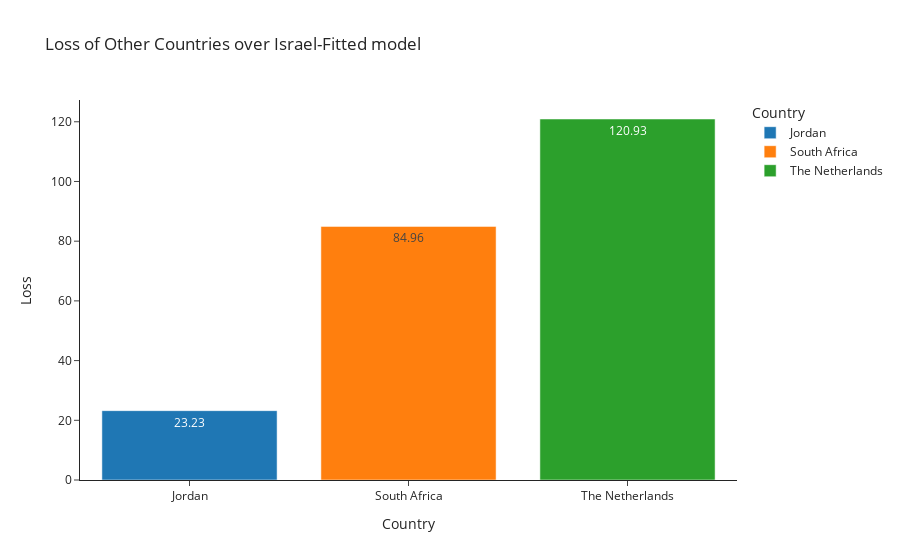

Write notebook code for a chart like this one.
### Code cell
israel_fitted = PolynomialFitting(k=3).fit(israel_df.DayOfYear, israel_df.Temp)
countries = ['South Africa', 'The Netherlands', 'Jordan']

all_losses = df.groupby('Country').apply(lambda x: np.round(israel_fitted.loss(x.DayOfYear, x.Temp), 2))
countries_losses = pd.DataFrame({'Country': all_losses.index, 'Loss': all_losses.values})
countries_losses = countries_losses[countries_losses['Country'].isin(countries)].reset_index(drop=True)

fig_5 = px.bar(countries_losses,
       x='Country', y='Loss',
       text='Loss',
       title='Loss of Other Countries over Israel-Fitted model',
       color='Country')
fig_5.show()
pio.write_image(fig=fig_5, engine='orca', file='other_countries_loss_using_israel_fitted.png')

### Figure 1 — Plotly figure (JSON) as saved in the notebook; plotly's stock layout.template omitted (floating-point values rounded to 4 significant figures)
{"data": [{"alignmentgroup": "True", "hovertemplate": "Country=%{x}<br>Loss=%{text}<extra></extra>", "legendgroup": "Jordan", "marker": {"color": "#1F77B4", "pattern": {"shape": ""}}, "name": "Jordan", "offsetgroup": "Jordan", "orientation": "v", "showlegend": true, "text": [23.23], "textposition": "auto", "x": ["Jordan"], "xaxis": "x", "y": [23.23], "yaxis": "y", "type": "bar"}, {"alignmentgroup": "True", "hovertemplate": "Country=%{x}<br>Loss=%{text}<extra></extra>", "legendgroup": "South Africa", "marker": {"color": "#FF7F0E", "pattern": {"shape": ""}}, "name": "South Africa", "offsetgroup": "South Africa", "orientation": "v", "showlegend": true, "text": [84.96], "textposition": "auto", "x": ["South Africa"], "xaxis": "x", "y": [84.96], "yaxis": "y", "type": "bar"}, {"alignmentgroup": "True", "hovertemplate": "Country=%{x}<br>Loss=%{text}<extra></extra>", "legendgroup": "The Netherlands", "marker": {"color": "#2CA02C", "pattern": {"shape": ""}}, "name": "The Netherlands", "offsetgroup": "The Netherlands", "orientation": "v", "showlegend": true, "text": [120.9], "textposition": "auto", "x": ["The Netherlands"], "xaxis": "x", "y": [120.9], "yaxis": "y", "type": "bar"}], "layout": {"xaxis": {"anchor": "y", "domain": [0.0, 1.0], "title": {"text": "Country"}, "categoryorder": "array", "categoryarray": ["Jordan", "South Africa", "The Netherlands"]}, "yaxis": {"anchor": "x", "domain": [0.0, 1.0], "title": {"text": "Loss"}}, "legend": {"title": {"text": "Country"}, "tracegroupgap": 0}, "title": {"text": "Loss of Other Countries over Israel-Fitted model"}, "barmode": "relative"}}
